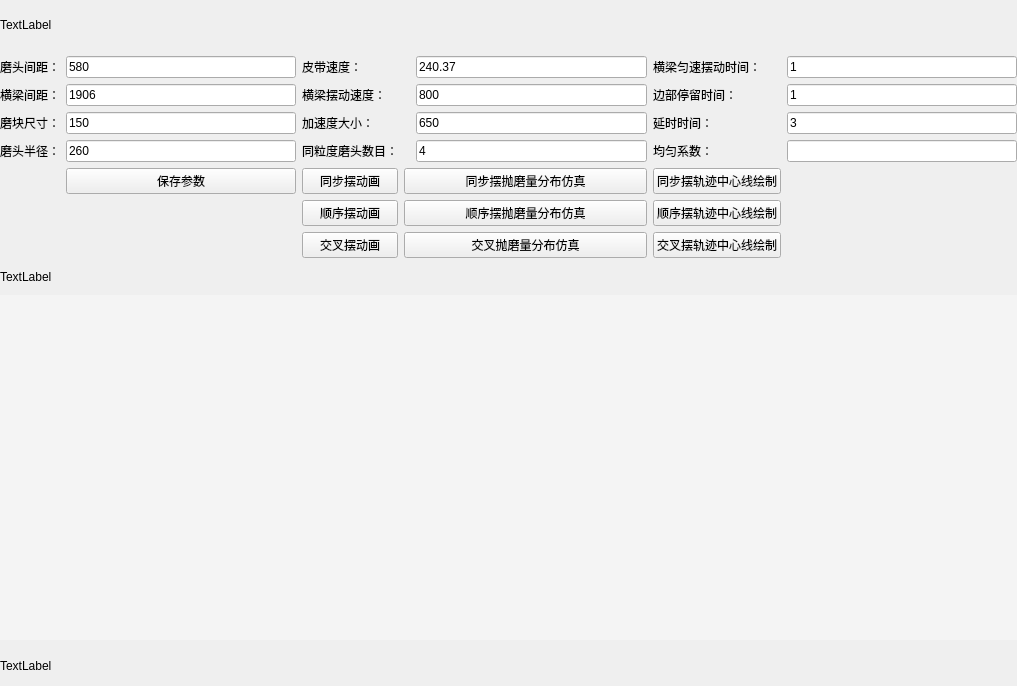
<?xml version="1.0" encoding="UTF-8"?>
<ui version="4.0">
 <class>MainWindow</class>
 <widget class="QMainWindow" name="MainWindow">
  <property name="geometry">
   <rect>
    <x>0</x>
    <y>0</y>
    <width>1017</width>
    <height>686</height>
   </rect>
  </property>
  <property name="windowTitle">
   <string>MainWindow</string>
  </property>
  <widget class="QWidget" name="centralwidget">
   <layout class="QGridLayout" name="gridLayout">
    <property name="leftMargin">
     <number>0</number>
    </property>
    <property name="topMargin">
     <number>0</number>
    </property>
    <property name="rightMargin">
     <number>0</number>
    </property>
    <property name="bottomMargin">
     <number>0</number>
    </property>
    <item row="7" column="2">
     <widget class="QPushButton" name="button_animation_order">
      <property name="text">
       <string>顺序摆动画</string>
      </property>
     </widget>
    </item>
    <item row="3" column="1">
     <widget class="QLineEdit" name="lineEdit_grind_size">
      <property name="text">
       <string>150</string>
      </property>
     </widget>
    </item>
    <item row="1" column="1">
     <widget class="QLineEdit" name="lineEdit_between">
      <property name="text">
       <string>580</string>
      </property>
     </widget>
    </item>
    <item row="2" column="0">
     <widget class="QLabel" name="label_beam_between">
      <property name="text">
       <string>&lt;html&gt;&lt;head/&gt;&lt;body&gt;&lt;p align=&quot;center&quot;&gt;横梁间距：&lt;/p&gt;&lt;/body&gt;&lt;/html&gt;</string>
      </property>
     </widget>
    </item>
    <item row="1" column="0">
     <widget class="QLabel" name="label_between">
      <property name="text">
       <string>&lt;html&gt;&lt;head/&gt;&lt;body&gt;&lt;p align=&quot;center&quot;&gt;磨头间距：&lt;/p&gt;&lt;/body&gt;&lt;/html&gt;</string>
      </property>
     </widget>
    </item>
    <item row="7" column="3" colspan="3">
     <widget class="QPushButton" name="button_simulation_order">
      <property name="text">
       <string>顺序摆抛磨量分布仿真</string>
      </property>
     </widget>
    </item>
    <item row="6" column="3" colspan="3">
     <widget class="QPushButton" name="button_simulation_equal">
      <property name="text">
       <string>同步摆抛磨量分布仿真</string>
      </property>
     </widget>
    </item>
    <item row="0" column="0" colspan="8">
     <widget class="QLabel" name="label_top">
      <property name="minimumSize">
       <size>
        <width>500</width>
        <height>0</height>
       </size>
      </property>
      <property name="maximumSize">
       <size>
        <width>16777215</width>
        <height>50</height>
       </size>
      </property>
      <property name="text">
       <string>TextLabel</string>
      </property>
     </widget>
    </item>
    <item row="4" column="0">
     <widget class="QLabel" name="label_radius">
      <property name="text">
       <string>&lt;html&gt;&lt;head/&gt;&lt;body&gt;&lt;p align=&quot;center&quot;&gt;磨头半径：&lt;/p&gt;&lt;/body&gt;&lt;/html&gt;</string>
      </property>
     </widget>
    </item>
    <item row="8" column="3" colspan="3">
     <widget class="QPushButton" name="button_simulation_cross">
      <property name="text">
       <string>交叉抛磨量分布仿真</string>
      </property>
     </widget>
    </item>
    <item row="2" column="2">
     <widget class="QLabel" name="label_beam_swing_speed">
      <property name="text">
       <string>&lt;html&gt;&lt;head/&gt;&lt;body&gt;&lt;p&gt;横梁摆动速度：&lt;/p&gt;&lt;/body&gt;&lt;/html&gt;</string>
      </property>
     </widget>
    </item>
    <item row="6" column="2">
     <widget class="QPushButton" name="button_animation_equal">
      <property name="text">
       <string>同步摆动画</string>
      </property>
     </widget>
    </item>
    <item row="10" column="0" colspan="8">
     <widget class="QWidget" name="widget" native="true">
      <property name="styleSheet">
       <string notr="true">background-color: rgb(244, 244, 244);</string>
      </property>
     </widget>
    </item>
    <item row="9" column="0" colspan="8">
     <widget class="QLabel" name="label_middle">
      <property name="minimumSize">
       <size>
        <width>500</width>
        <height>0</height>
       </size>
      </property>
      <property name="maximumSize">
       <size>
        <width>16777215</width>
        <height>25</height>
       </size>
      </property>
      <property name="text">
       <string>TextLabel</string>
      </property>
     </widget>
    </item>
    <item row="4" column="2">
     <widget class="QLabel" name="label_num">
      <property name="text">
       <string>同粒度磨头数目：</string>
      </property>
     </widget>
    </item>
    <item row="3" column="0">
     <widget class="QLabel" name="label_grind_size">
      <property name="text">
       <string>&lt;html&gt;&lt;head/&gt;&lt;body&gt;&lt;p align=&quot;center&quot;&gt;磨块尺寸：&lt;/p&gt;&lt;/body&gt;&lt;/html&gt;</string>
      </property>
     </widget>
    </item>
    <item row="4" column="5">
     <widget class="QLineEdit" name="lineEdit_num">
      <property name="text">
       <string>4</string>
      </property>
     </widget>
    </item>
    <item row="7" column="6">
     <widget class="QPushButton" name="button_middle_line_order">
      <property name="text">
       <string>顺序摆轨迹中心线绘制</string>
      </property>
     </widget>
    </item>
    <item row="6" column="1">
     <widget class="QPushButton" name="button_save_parameter">
      <property name="text">
       <string>保存参数</string>
      </property>
     </widget>
    </item>
    <item row="8" column="2">
     <widget class="QPushButton" name="button_animation_cross">
      <property name="text">
       <string>交叉摆动画</string>
      </property>
     </widget>
    </item>
    <item row="11" column="0" colspan="8">
     <widget class="QLabel" name="label_bottom">
      <property name="minimumSize">
       <size>
        <width>500</width>
        <height>0</height>
       </size>
      </property>
      <property name="maximumSize">
       <size>
        <width>16777215</width>
        <height>40</height>
       </size>
      </property>
      <property name="text">
       <string>TextLabel</string>
      </property>
     </widget>
    </item>
    <item row="2" column="1">
     <widget class="QLineEdit" name="lineEdit_between_beam">
      <property name="text">
       <string>1906</string>
      </property>
     </widget>
    </item>
    <item row="8" column="6">
     <widget class="QPushButton" name="button_middle_line_cross">
      <property name="text">
       <string>交叉摆轨迹中心线绘制</string>
      </property>
     </widget>
    </item>
    <item row="6" column="6">
     <widget class="QPushButton" name="button_middle_line_equal">
      <property name="text">
       <string>同步摆轨迹中心线绘制</string>
      </property>
     </widget>
    </item>
    <item row="4" column="1">
     <widget class="QLineEdit" name="lineEdit_radius">
      <property name="text">
       <string>260</string>
      </property>
     </widget>
    </item>
    <item row="2" column="5">
     <widget class="QLineEdit" name="lineEdit_beam_swing_speed">
      <property name="text">
       <string>800</string>
      </property>
     </widget>
    </item>
    <item row="2" column="6">
     <widget class="QLabel" name="label_stay_time">
      <property name="text">
       <string>边部停留时间：</string>
      </property>
     </widget>
    </item>
    <item row="2" column="7">
     <widget class="QLineEdit" name="lineEdit_stay_time">
      <property name="text">
       <string>1</string>
      </property>
     </widget>
    </item>
    <item row="3" column="2">
     <widget class="QLabel" name="label_accelerate">
      <property name="text">
       <string>&lt;html&gt;&lt;head/&gt;&lt;body&gt;&lt;p&gt;加速度大小：&lt;/p&gt;&lt;/body&gt;&lt;/html&gt;</string>
      </property>
     </widget>
    </item>
    <item row="3" column="5">
     <widget class="QLineEdit" name="lineEdit_accelerate">
      <property name="text">
       <string>650</string>
      </property>
     </widget>
    </item>
    <item row="1" column="2">
     <widget class="QLabel" name="label_belt_speed">
      <property name="text">
       <string>&lt;html&gt;&lt;head/&gt;&lt;body&gt;&lt;p&gt;皮带速度：&lt;/p&gt;&lt;/body&gt;&lt;/html&gt;</string>
      </property>
     </widget>
    </item>
    <item row="1" column="5">
     <widget class="QLineEdit" name="lineEdit_belt_speed">
      <property name="text">
       <string>240.37</string>
      </property>
     </widget>
    </item>
    <item row="1" column="7">
     <widget class="QLineEdit" name="lineEdit_beam_constant_time">
      <property name="text">
       <string>1</string>
      </property>
     </widget>
    </item>
    <item row="1" column="6">
     <widget class="QLabel" name="label_beam_constant_time">
      <property name="text">
       <string>横梁匀速摆动时间：</string>
      </property>
     </widget>
    </item>
    <item row="3" column="6">
     <widget class="QLabel" name="label_delay_time">
      <property name="text">
       <string>&lt;html&gt;&lt;head/&gt;&lt;body&gt;&lt;p&gt;延时时间：&lt;/p&gt;&lt;/body&gt;&lt;/html&gt;</string>
      </property>
     </widget>
    </item>
    <item row="3" column="7">
     <widget class="QLineEdit" name="lineEdit_delay_time">
      <property name="text">
       <string>3</string>
      </property>
     </widget>
    </item>
    <item row="4" column="6">
     <widget class="QLabel" name="label_coefficient">
      <property name="text">
       <string>均匀系数：</string>
      </property>
     </widget>
    </item>
    <item row="4" column="7">
     <widget class="QLineEdit" name="lineEdit_coefficient"/>
    </item>
   </layout>
  </widget>
 </widget>
 <resources/>
 <connections/>
</ui>
